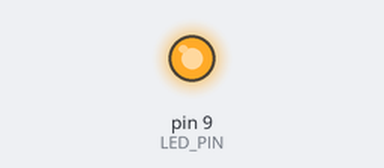
Recording of a sketch running on a simulated Arduino Uno, built with avr-gcc and run on an emulated ATmega328P. On the bench: output pins drawn as LEDs (lit = HIGH).

Above: at 1.3 s.
At 2.6 s:
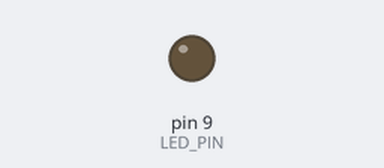
Timing chart, 0 to 4.1 s (numbered marks = the images above):
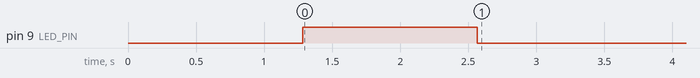

The sketch:

A2_while_29.ino
```cpp
int LED_PIN = 9;
int i;
void setup()
{
  pinMode(LED_PIN, OUTPUT);
  while (i <= 255)
  {
    analogWrite(LED_PIN, i);
    delay(5);
    i++;
  }
  while (i >= 0)
  {
    analogWrite(LED_PIN, i);
    delay(5);
    i--;
  }
}
void loop()
{

}
```
